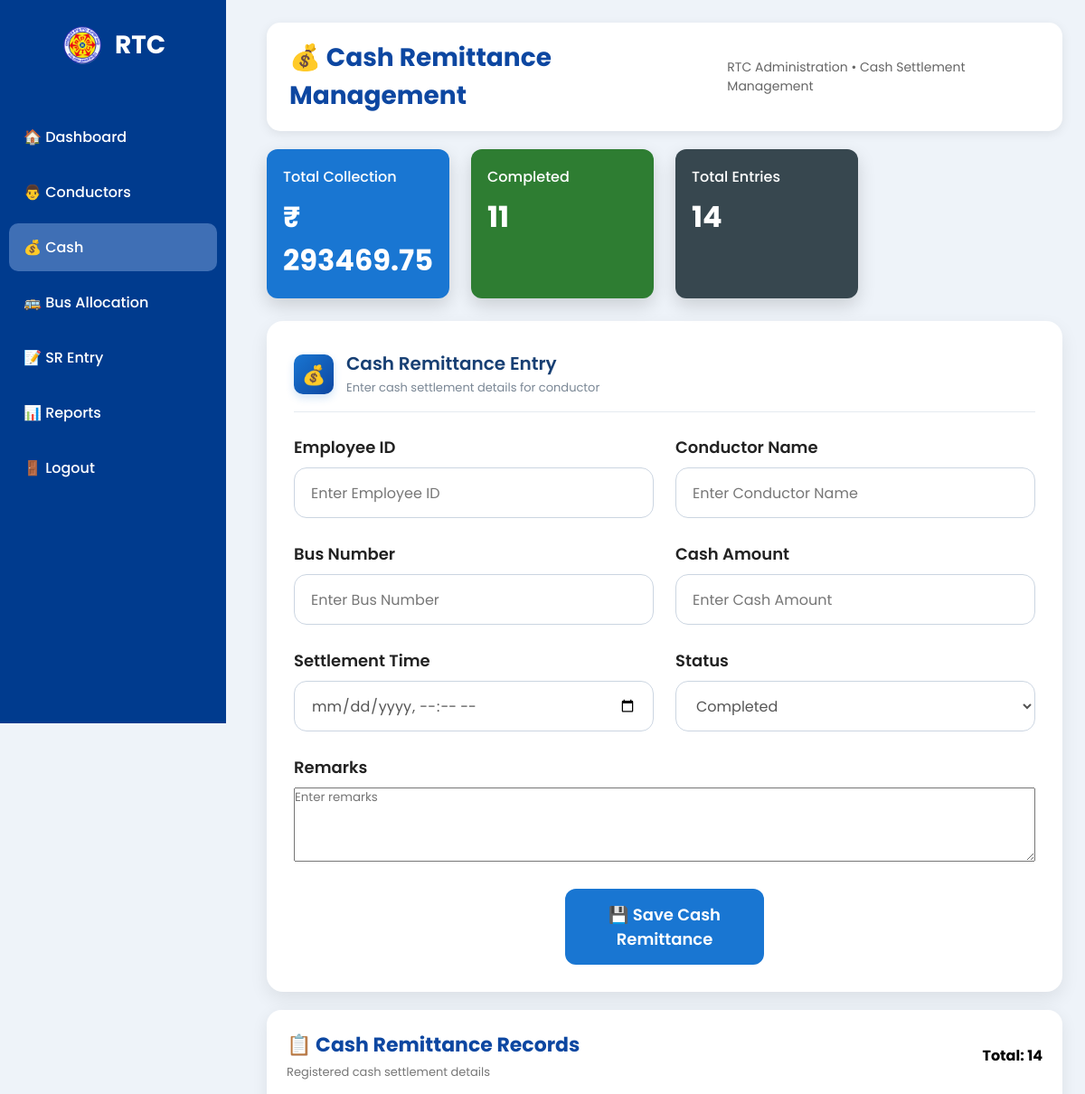
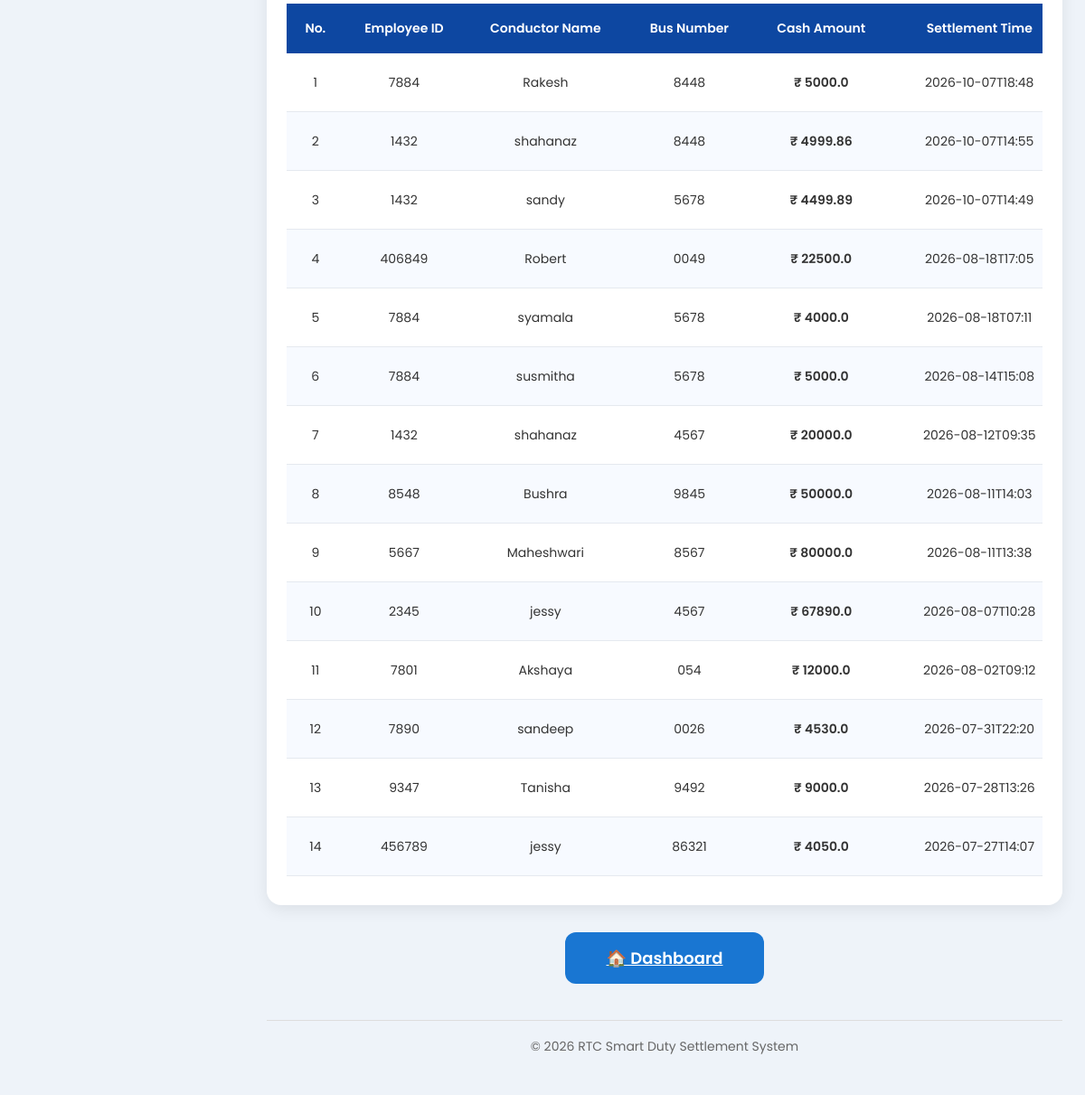
/cash, run on the app's committed database (2 pictures, top to bottom).
### tables this page shows
CREATE TABLE cash(
    id INTEGER PRIMARY KEY AUTOINCREMENT,
    employee_id TEXT NOT NULL,
    conductor_name TEXT NOT NULL,
    bus_number TEXT NOT NULL,
    cash_amount REAL NOT NULL,
    settlement_time TEXT NOT NULL,
    status TEXT NOT NULL,
    remarks TEXT
);

### app.py (the view)
@app.route("/cash")
def cash_page():
    conn = get_db()
    cursor = conn.cursor()
    cursor.execute("""
        SELECT *
        FROM cash
        ORDER BY id DESC
    """)
    cash_records = cursor.fetchall()
    cursor.execute("SELECT IFNULL(SUM(cash_amount),0) FROM cash")
    total_collection = cursor.fetchone()[0]
    cursor.execute("SELECT COUNT(*) FROM cash WHERE status='Completed'")
    completed_cash = cursor.fetchone()[0]
    cursor.execute("SELECT COUNT(*) FROM cash WHERE status='Pending'")
    pending_cash = cursor.fetchone()[0]
    conn.close()
    return render_template(
        "cash.html",
        cash_records=cash_records,
        completed_cash=completed_cash,
        pending_cash=pending_cash,
        total_collection=total_collection
    )

### app.py (called while the page is built)
def get_db():
    conn = sqlite3.connect(
        "database.db",
        timeout=30,
        check_same_thread=False
    )
    conn.row_factory = sqlite3.Row
    conn.execute("PRAGMA journal_mode=WAL")
    conn.execute("PRAGMA busy_timeout=30000")
    return conn

### templates/cash.html (shortened to what this page needs)
<!DOCTYPE html>
<html lang="en">
<head>
    <link rel="stylesheet"
          href="{{ url_for('static', filename='style.css') }}">
</head>
<body>
<div class="sidebar">
    <div class="logo">
        <img src="{{ url_for('static', filename='images/rtc_logo.png') }}">
        <h2>RTC</h2>
    </div>
    <ul>
        <li>
            <a href="/dashboard">
                🏠 Dashboard
            </a>
        </li>
        <li>
            <a href="/conductor">
                👨 Conductors
            </a>
        </li>
        <li class="active">
            <a href="/cash">
                💰 Cash
            </a>
        </li>
        <li>
            <a href="/bus">
                🚌 Bus Allocation
            </a>
        </li>
        <li>
            <a href="/sr">
                📝 SR Entry
            </a>
        </li>
        <li>
            <a href="/reports">
                📊 Reports
            </a>
        </li>
        <li>
            <a href="/logout">
                🚪 Logout
            </a>
        </li>
    </ul>
</div>
<div class="main-content">
    <div class="header">
        <div class="header-left">
            <h1>
                💰 Cash Remittance Management
            </h1>
            <p>
                RTC Administration • Cash Settlement Management
            </p>
        </div>
    </div>
    <div class="summary-grid">
        <div class="summary-card blue">
            <h4>
                Total Collection
            </h4>
            <h2>
                ₹ {{ total_collection }}
            </h2>
        </div>
        <div class="summary-card green">
            <h4>
                Completed
            </h4>
            <h2>
                {{ completed_cash }}
            </h2>
        </div>
        <div class="summary-card dark">
            <h4>
                Total Entries
            </h4>
            <h2>
                {{ cash_records|length }}
            </h2>
        </div>
    </div>
<div class="form-container">
    <div class="form-title">
        <div class="form-icon">
            💰
        </div>
        <div>
            <h2>Cash Remittance Entry</h2>
            <p>Enter cash settlement details for conductor</p>
        </div>
    </div>
    <form action="/save_cash" method="POST">
        <div class="form-grid">
            <div class="form-group">
                <label>Employee ID</label>
                <input type="text"
                       name="employee_id"
                       placeholder="Enter Employee ID"
                       required>
            </div>
            <div class="form-group">
                <label>Conductor Name</label>
                <input type="text"
                       name="conductor_name"
                       placeholder="Enter Conductor Name"
                       required>
            </div>
            <div class="form-group">
                <label>Bus Number</label>
                <input type="text"
                       name="bus_number"
                       placeholder="Enter Bus Number"
                       required>
            </div>
            <div class="form-group">
                <label>Cash Amount</label>
                <input type="number"
                       name="cash_amount"
                       placeholder="Enter Cash Amount"
                       step="0.01"
                       required>
            </div>
            <div class="form-group">
                <label>Settlement Time</label>
                <input type="datetime-local"
                       name="settlement_time"
                       required>
            </div>
            <div class="form-group">
                <label>Status</label>
                <select name="status">
                    <option value="Completed">Completed</option>
                </select>
            </div>
            <div class="form-group full-width">
                <label>Remarks</label>
                <textarea name="remarks"
                          placeholder="Enter remarks"
                          rows="4"></textarea>
            </div>
        </div>
        <button type="submit" class="save-btn">
            💾 Save Cash Remittance
        </button>
    </form>
</div>
    <div class="form-container table-card">
        <div class="section-header">
            <div>
                <h2>
                    📋 Cash Remittance Records
                </h2>
                <p>
                    Registered cash settlement details
                </p>
            </div>
            <strong>
                Total: {{ cash_records|length }}
            </strong>
        </div>
        <div class="cash-table-wrapper">
            <table class="professional-table cash-table">
                <thead>
                    <tr>
                        <th>
                            No.
                        </th>
                        <th>
                            Employee ID
                        </th>
                        <th>
                            Conductor Name
                        </th>
                        <th>
                            Bus Number
                        </th>
                        <th>
                            Cash Amount
                        </th>
                        <th>
                            Settlement Time
                        </th>
                    </tr>
                </thead>
                <tbody>
                    {% for cash in cash_records %}
                    <tr>
                        <td>
                            {{ loop.index }}
                        </td>
                        <td>
                            {{ cash[1] }}
                        </td>
                        <td>
                            {{ cash[2] }}
                        </td>
                        <td>
                            {{ cash[3] }}
                        </td>
                        <td class="cash-value">
                            ₹ {{ cash[4] }}
                        </td>
                        <td>
                            {{ cash[5] }}
                        </td>
                    </tr>
                    {% endfor %}
                </tbody>
            </table>
        </div>
    </div>
    <div style="
        text-align:center;
        margin:25px 0;
    ">
        <a href="/dashboard"
           class="save-btn">
            🏠 Dashboard
        </a>
    </div>
    <div class="footer">
        © 2026 RTC Smart Duty Settlement System
    </div>
</div>
</body>
</html>

### data on the page
cash: employee "7884", conductor_name "Rakesh", bus_number "8448", cash_amount "5000.0", settlement_time "2026-10-07T18:48"
cash: employee "1432", conductor_name "shahanaz", bus_number "8448", cash_amount "4999.86", settlement_time "2026-10-07T14:55"
cash: employee "1432", conductor_name "sandy", bus_number "5678", cash_amount "4499.89", settlement_time "2026-10-07T14:49"
cash: employee "406849", conductor_name "Robert", bus_number "0049", cash_amount "22500.0", settlement_time "2026-08-18T17:05"
cash: employee "7884", conductor_name "syamala", bus_number "5678", cash_amount "4000.0", settlement_time "2026-08-18T07:11"
cash: employee "7884", conductor_name "susmitha", bus_number "5678", cash_amount "5000.0", settlement_time "2026-08-14T15:08"
cash: employee "1432", conductor_name "shahanaz", bus_number "4567", cash_amount "20000.0", settlement_time "2026-08-12T09:35"
cash: employee "8548", conductor_name "Bushra", bus_number "9845", cash_amount "50000.0", settlement_time "2026-08-11T14:03"
cash: employee "5667", conductor_name "Maheshwari", bus_number "8567", cash_amount "80000.0", settlement_time "2026-08-11T13:38"
cash: employee "2345", conductor_name "jessy", bus_number "4567", cash_amount "67890.0", settlement_time "2026-08-07T10:28"
cash: employee "7801", conductor_name "Akshaya", bus_number "054", cash_amount "12000.0", settlement_time "2026-08-02T09:12"
cash: employee "7890", conductor_name "sandeep", bus_number "0026", cash_amount "4530.0", settlement_time "2026-07-31T22:20"
cash: employee "9347", conductor_name "Tanisha", bus_number "9492", cash_amount "9000.0", settlement_time "2026-07-28T13:26"
cash: employee "456789", conductor_name "jessy", bus_number "86321", cash_amount "4050.0", settlement_time "2026-07-27T14:07"

### other printed values
{{ total_collection }} "293469.75"
{{ completed_cash }} "11"
{{ cash_records|length }} "14"
